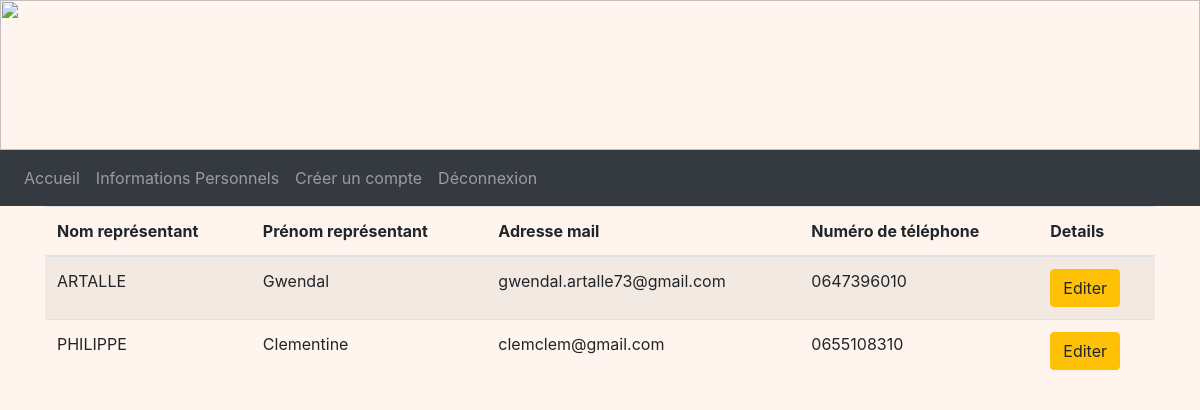
The app's page /infosFamilles (signed in), older data.
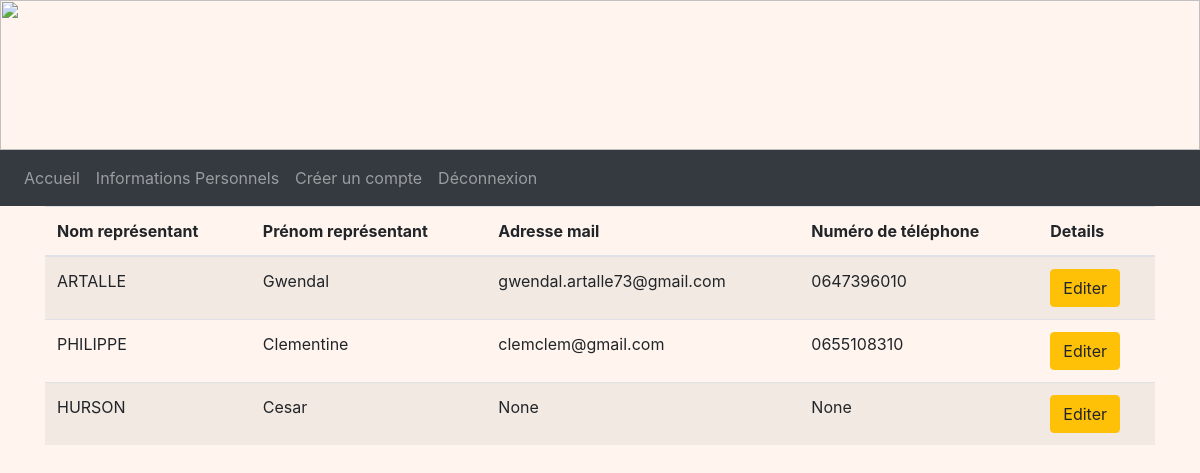
The same page, newer data.
### tables this page shows
CREATE TABLE Representant (
  code_representant integer primary key autoincrement,
  nom_representant TEXT NOT NULL,
  prenom_representant TEXT NOT NULL,
  telephone TEXT,
  email TEXT,
  identifiant TEXT NOT NULL,
  FOREIGN KEY (identifiant) REFERENCES Compte(identifiant)
);

### cantine.py (the view)
@app.route('/infosFamilles')
@login_required
def infosFamille():
    db = get_db()
    cur = db.cursor()
    user = cur.execute("SELECT type_compte FROM Compte WHERE identifiant=?", (flask_login.current_user.name,)).fetchone()
    if user[0] == 'Admin':
        representants = cur.execute("SELECT * FROM representant").fetchall()
        return render_template('infosFamilles.html', representants=representants)
    return redirect('acceuil')

### cantine.py (called while the page is built)
@login_manager.user_loader
def load_user(user_id):
    db = get_db()
    cur = db.cursor()
    user = cur.execute('SELECT identifiant, mot_de_passe FROM Compte WHERE identifiant=?', (user_id, )).fetchone()
    user = User(user[0], user[1])
    return user

def get_db():
    if 'db' not in g:
        g.db = sqlite3.connect(DATABASE)
    return g.db

@app.teardown_appcontext
def close_connection(exception):
    db = g.pop('db', None)
    if db is not None:
        db.close()

### templates/infosFamilles.html (shortened to what this page needs)
<!DOCTYPE html>
<html>
<head>
    <link rel="stylesheet" href="https://cdn.jsdelivr.net/npm/bootstrap@4.3.1/dist/css/bootstrap.min.css"
>
    <link rel="stylesheet" href="/static/css/main.css">
</head>
<body>
    <img style="width: 100%; height: 150px;"
        src="https://www.logarric.com/wp-content/uploads/2014/06/calendreta-lo-garric3.png" alt="">
    <nav class="navbar navbar-expand-lg navbar-dark bg-dark">
        <div class="collapse navbar-collapse" id="navbarNavDropdown">
            <ul class="navbar-nav">
                <li class="nav-item float-right">
                    <a class="nav-link" btn-outline-success href="/accueilAdmin">Accueil</a>
                </li>
                <li class="nav-item float-right">
                    <a class="nav-link" btn-outline-success href="/infospersonnel">Informations Personnels</a>
                </li>
                <li class="nav-item float-right">
                    <a class="nav-link" btn-outline-success href="/comptes">Créer un compte</a>
                </li>
                <li class="nav-item float-right">
                    <a class="nav-link" btn-outline-success href="/deconnexion">Déconnexion</a>
                </li>
            </ul>
        </div>
    </nav>
    <div class="container">
        <table class="table table-striped">
            <thead>
                <tr>
                    <th scope="col">Nom représentant</th>
                    <th scope="col">Prénom représentant</th>
                    <th scope="col">Adresse mail</th>
                    <th scope="col">Numéro de téléphone</th>
                    <th scope="col">Details</th>
                </tr>
            </thead>
            <tbody>
                {% for representant in representants %}
                <tr>
                    <td>{{ representant[1] }}</td>
                    <td>{{ representant[2] }}</td>
                    <td>{{ representant[4] }}</td>
                    <td>{{ representant[3] }}</td>
                    <td>
                        <a href="/detailsFamille/{{ representant[0] }}" class="btn btn-warning">Editer</a>
                    </td>
                </tr>
                {% endfor %}
            </tbody>
        </table>
    </div>
</body>
</html>

### static/css/main.css (style rules this page uses)
body { background-repeat: no-repeat; background-color:rgb(265,245,238); height: 110px; margin: 0px; }

Row changes from the older to the newer data that the page shows:
added Representant: nom_representant "HURSON", prenom_representant "Cesar", representant "None"
